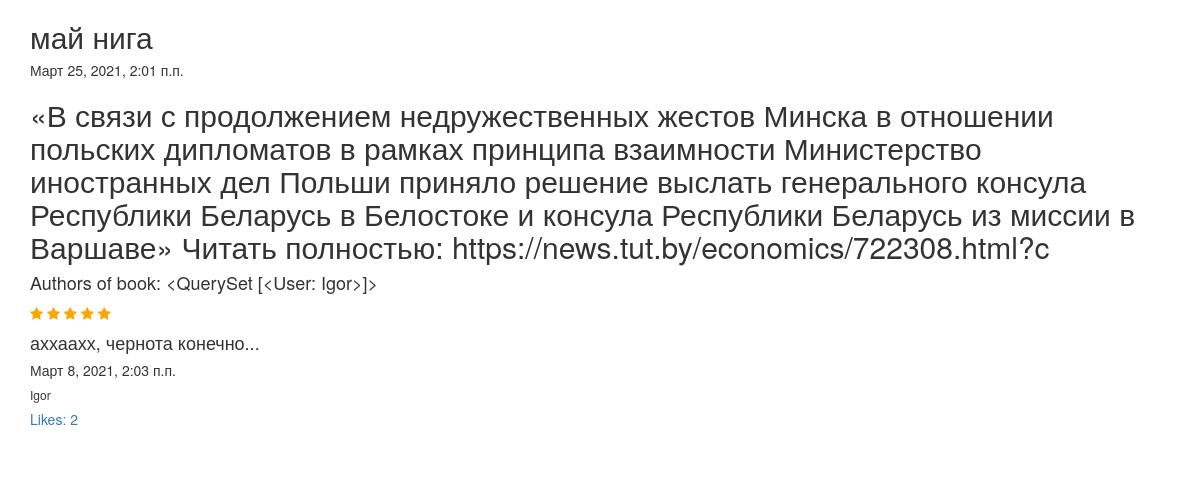
Screenshot of /shop/book_view_detail/mai-niga/ with the database file from the repository.
### manager/models.py (models this page shows, shortened)
class Book(models.Model):
    class Meta:
        verbose_name = "Книга"
        verbose_name_plural = "Книги"
    title = models.CharField(
        max_length=50,
        verbose_name="название",
        help_text="ну эт тип погоняло",
        db_index=True
        )
    date = models.DateTimeField(auto_now_add=True, null=True)
    text = models.TextField(null=True)
    authors = models.ManyToManyField(User, related_name="books")
    rate = models.DecimalField(decimal_places=2, max_digits=3, default=0.0)
    count_rated_users = models.PositiveIntegerField(default=0)
    count_all_stars = models.PositiveIntegerField(default=0)
    users_like = models.ManyToManyField(User, through="manager.LikeBookUser", related_name="Liked_books")
    slug = models.SlugField(primary_key=True)

class Comment(models.Model):
    text = models.TextField()
    date = models.DateTimeField(auto_now_add=True)
    book = models.ForeignKey(
        Book, on_delete=models.CASCADE, related_name="comments", null=True)
    author = models.ForeignKey(User, on_delete=models.CASCADE, null=True, blank=True)
    users_like = models.ManyToManyField(
        User,
        through="manager.LikeCommentUser",
        related_name="liked_comment"
    )

### manager/views.py (the view)
# urls.py: path('book_view_detail/<str:slug>/', BookDetail.as_view(), name="book-detail"),
class BookDetail(View):
    def get(self, request, slug):
        comment_query = Comment.objects.all().annotate(count_like=Count("users_like"))\
                            .select_related('author')
        comments = Prefetch("comments", comment_query)
        book = Book.objects.prefetch_related('authors', comments).get(slug=slug)
        return render(request, "book_detail.html", {"book": book, "rate": 2})

### manager/templates/book_detail.html
{% extends 'main_template.html' %}
{% block detail %}
<h2>{{ book.title }}</h2>
<h5>{{ book.date }}</h5>
<h2>{{ book.text }}</h2>
<h4>Authors of book: {{ book.authors.all }}</h4>
{% for i in "12345" %}
    {% if rate < i %}
        <a href="{% url 'add-rate-location' slug=book.slug rate=i location=1 %}">
            <span class="fa fa-star"></span>
        </a>
    {% else %}
        <a href="{% url 'add-rate-location' slug=book.slug rate=i location=1 %}">
            <span class="fa fa-star checked"></span>
        </a>
    {% endif %}
{% endfor %}
{% for comment in book.comments.all %}
    <h4>{{ comment.text }}</h4>
    <h5>{{ comment.date }}</h5>
    <h6>{{ comment.author }}</h6>
    <a href="{% url 'add-like-to-comment' id=comment.id %}">
        <h5>Likes: {{ comment.count_like}}</h5>
    </a>
{% endfor %}
<br>
{% endblock %}

### manager/templates/main_template.html (style rules this page uses)
.checked { color: orange; }

### rows the page displays
Book: title "май нига", date "Март 25, 2021, 2:01 п.п.", text "«В связи с продолжением недружественных жестов Минска в отношении польских дипломатов в рамках принципа взаимности Министерство иностранных дел Польши приняло решение выслать генерального консула Республики Беларусь в Белостоке и консула Республики Беларусь из миссии в Варшаве» Читать полностью: https://news.tut.by/economics/722308.html?c", authors.all "<QuerySet [<User: Igor>]>"
Comment: text "аххаахх, чернота конечно...", date "Март 8, 2021, 2:03 п.п.", author "Igor", count_like "2"
